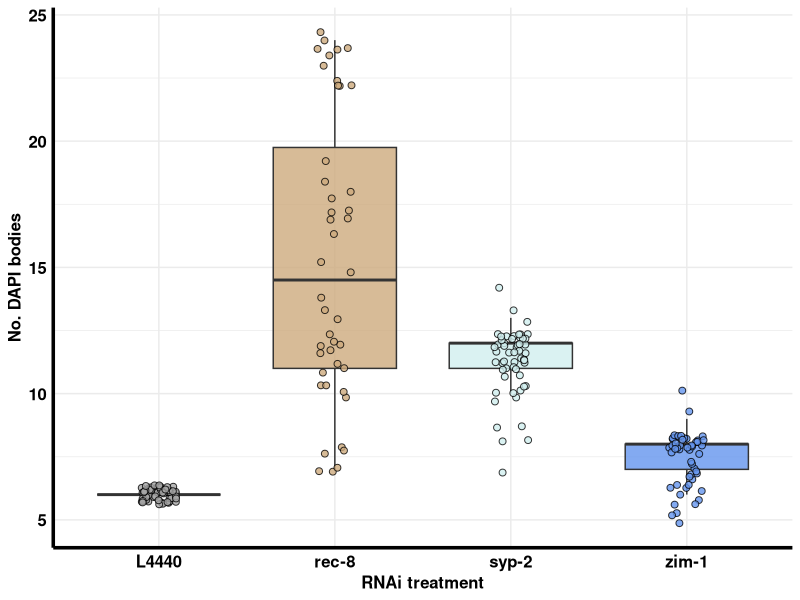
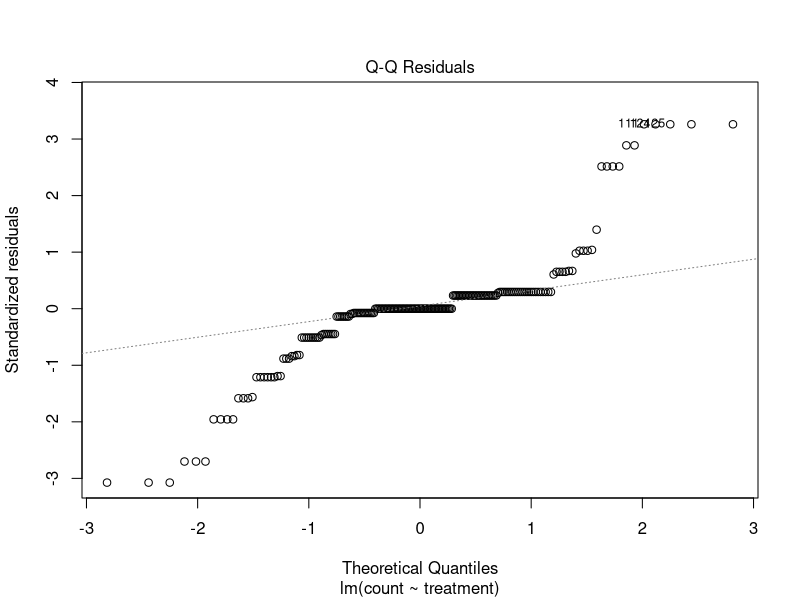
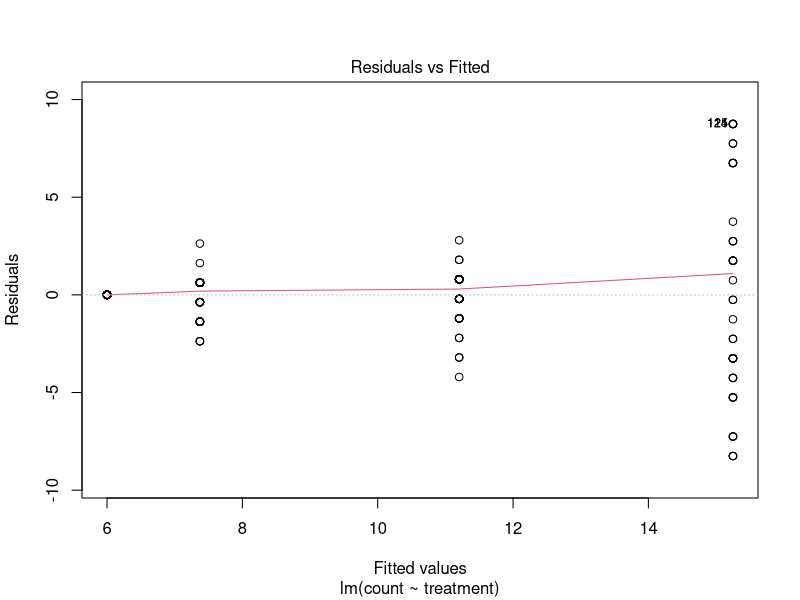
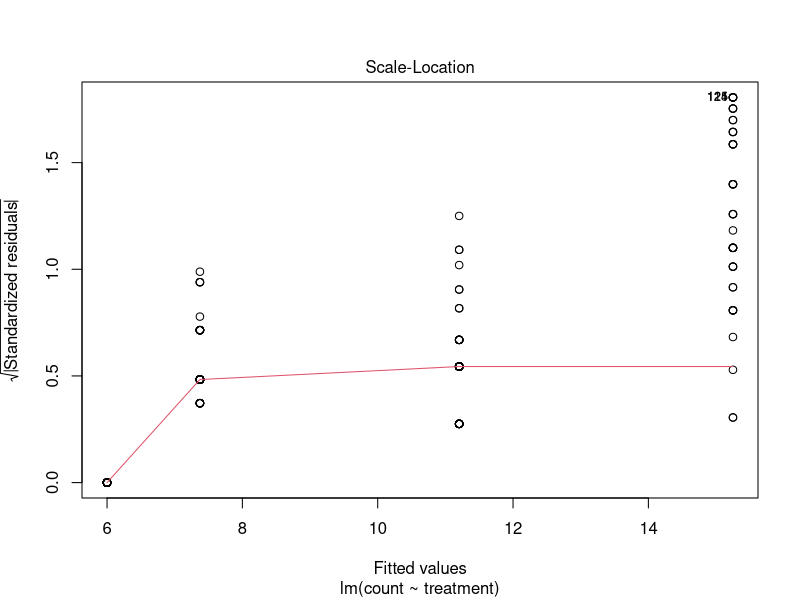
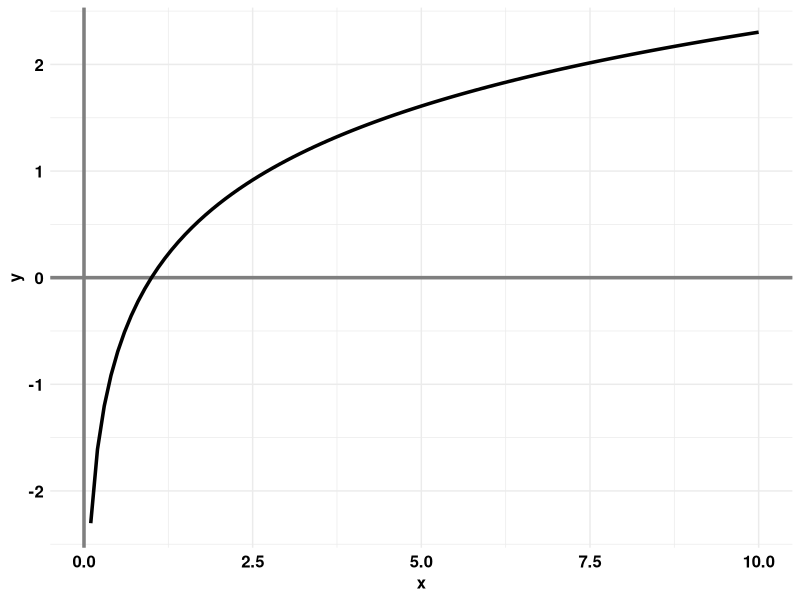
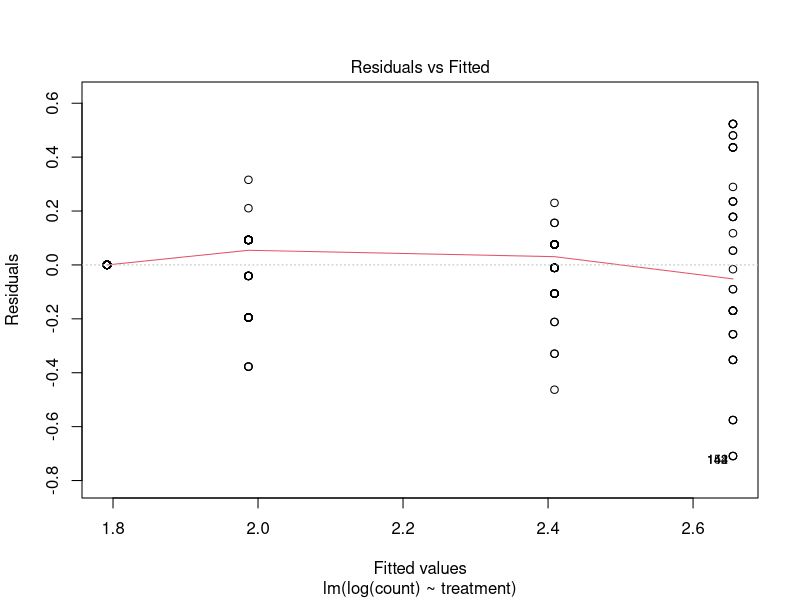
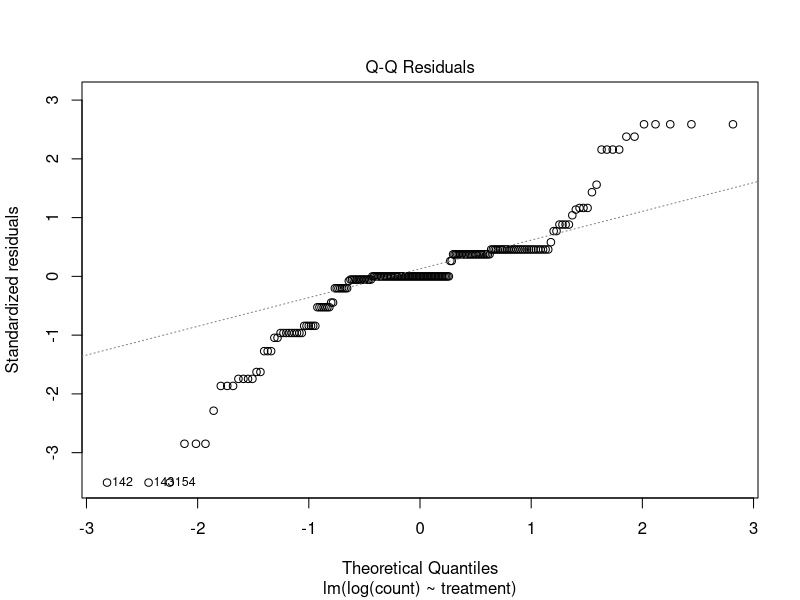
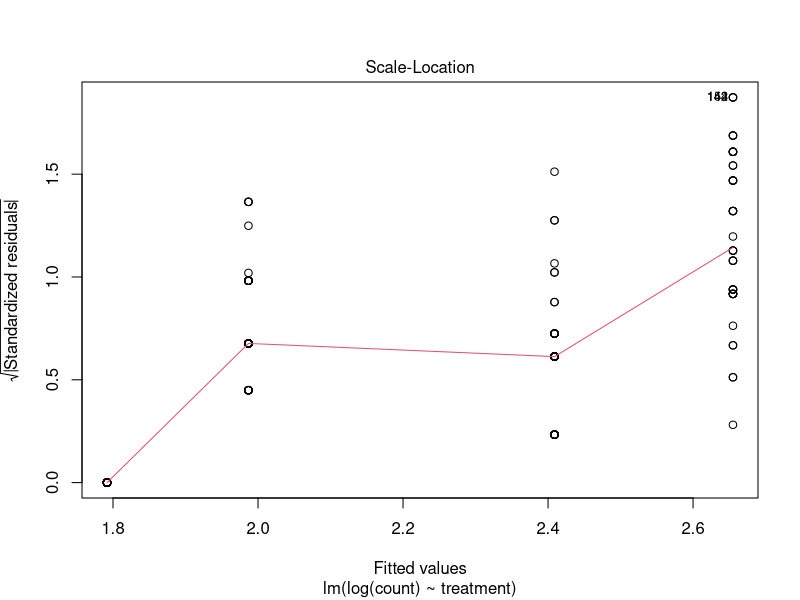

These charts were generated, in order, by the following R code:
## ---- chunk 1
knitr::opts_chunk$set(echo = TRUE)
## ---- chunk 2
library(emmeans)  
library(multcomp)
library(multcompView)
library(ggplot2) 
library(tidyr)
library(dplyr)
library(readr)
library(readxl)
library(RColorBrewer)
library(viridis)
## ---- chunk 3
C_elegans_DAPI <- read_excel("../data/C_elegans_DAPI.xlsx")
head(C_elegans_DAPI)
## ---- chunk 4
DAPI_tidy <- C_elegans_DAPI %>% 
  pivot_longer(names_to = "observation", values_to = "count", cols = c(A, B, C, D, E, `F`)) %>% 
  filter(is.na(count) == F)

head(DAPI_tidy)
## ---- chunk 5
#I'm going to use my wisteria palette
wisteria <- c("grey65", "burlywood3", "khaki2", "plum1", "lightcyan2", "cornflowerblue", "slateblue3")
## ---- chunk 6
DAPI_tidy %>% 
  ggplot(aes(x = treatment, y = count)) +
  geom_boxplot(aes(fill = treatment), alpha = 0.8, width = 0.7, outlier.shape = NA) +
  geom_point(aes(fill = treatment), alpha = 0.8, shape = 21, color = "black", size = 2,
             position = position_jitter(seed = 666, width = 0.1)) +
  scale_fill_manual(values = wisteria[c(1, 2, 5, 6)]) +
  labs(y = "No. DAPI bodies",
       x = "RNAi treatment") +
  theme_minimal() +
  theme(legend.position = "none",
        axis.line = element_line(size = 1.2),
        text = element_text(size = 12, color = "black", face = "bold"),
        axis.text = element_text(size = 12, color = "black", face = "bold")
        )
## ---- chunk 7
DAPI_summary <- DAPI_tidy %>% 
  group_by(treatment) %>% 
  summarise(mean = mean(count),
            var = var(count),
            sd = sd(count),
            n = n()) 

DAPI_summary
## ---- chunk 8
model_DAPI <- lm(count ~ treatment, data = DAPI_tidy)
## ---- chunk 9
plot(model_DAPI, which = 2)
## ---- chunk 10
plot(model_DAPI, which = c(1, 3))
## ---- chunk 11
data.frame(
   x = seq(0.1, 10, by = 0.1)
) %>% 
  mutate(y = log(x)) %>% 
  ggplot(aes(x = x, y = y)) +
  geom_hline(yintercept = 0, size = 1.2, color = "grey50") +
  geom_vline(xintercept = 0, size=  1.2, color = "grey50") +
  geom_line(size = 1.2) +
  theme_minimal() +
  theme(text = element_text(size = 12, color = "black", face = "bold"),
        axis.text = element_text(size = 12, color = "black", face = "bold")
        )
## ---- chunk 12
model_DAPI_log <- lm(log(count) ~ treatment, data = DAPI_tidy)
plot(model_DAPI_log, which = c(1, 2, 3))
## ---- chunk 13
pairwise.wilcox.test(x = DAPI_tidy$count, g = DAPI_tidy$treatment)
## ---- chunk 14
C_elegans_lethality <- read_excel("../data/C_elegans_lethality.xlsx")
head(C_elegans_lethality)
## ---- chunk 15
C_elegans_lethality %>% 
  ggplot(aes(x = treatment, y = proportion)) +
  geom_boxplot(aes(fill = treatment), alpha = 0.8, width = 0.7, outlier.shape = NA) +
  geom_point(aes(fill = treatment), alpha = 0.8, shape = 21, color = "black", size = 2,
             position = position_jitter(seed = 666, width = 0.1)) +
  scale_fill_manual(values = wisteria[c(1, 2, 5, 6)]) +
  labs(y = "Proportion dead embryo",
       x = "RNAi treatment") +
  theme_minimal() +
  theme(legend.position = "none",
        axis.line = element_line(size = 1.2),
        text = element_text(size = 12, color = "black", face = "bold"),
        axis.text = element_text(size = 12, color = "black", face = "bold")
        )
## ---- chunk 16
lethal_summary <- C_elegans_lethality %>% 
  group_by(treatment) %>% 
  summarise(mean = mean(proportion),
            var = var(proportion),
            sd = sd(proportion),
            n = n()) 

lethal_summary
## ---- chunk 17
model_lethal <- lm(proportion ~ treatment, data = C_elegans_lethality)
plot(model_lethal, which = c(1, 2, 3))
## ---- chunk 18
logit <- function(p){log(
  p / (1-p)
)}

logistic <- function(x){
  1/(1 + exp(-x))
}
## ---- chunk 19
reciprocal <- function(x){
  1/x
}

#trying it out 
reciprocal(2)
## ---- chunk 20
data.frame(
  p = seq(0.001, 0.999, by = 0.001)
) %>% 
  mutate(y = logit(p)) %>% 
  ggplot(aes(x = p, y = y)) +
  geom_hline(yintercept = 0, size = 1.2, color = "grey50") +
  geom_vline(xintercept = 0, size=  1.2, color = "grey50") +
  geom_line(size = 1.2) +
  theme_minimal() +
  theme(text = element_text(size = 12, color = "black", face = "bold"),
        axis.text = element_text(size = 12, color = "black", face = "bold")
        )
## ---- chunk 21
C_elegans_lethality %>% 
  filter(proportion > 0) %>% 
  summarise(min = min(proportion)) 
## ---- chunk 22
lethal_offset <- C_elegans_lethality %>% 
  mutate(proportion_adjusted = case_when(
    proportion == 0 ~ 0.00384/2,
    proportion == 1 ~ 1 - 0.00384/2,
    TRUE ~ proportion   
  ))
## ---- chunk 23
model_lethal_logit <- lm(logit(proportion_adjusted) ~ treatment, data = lethal_offset)
plot(model_lethal_logit, which = c(1, 2, 3))
## ---- chunk 24
anova(model_lethal)
anova(model_lethal_logit)
## ---- chunk 25
estimate_lethal <- emmeans(model_lethal, pairwise ~ treatment)
estimate_lethal_logit <- emmeans(model_lethal_logit, pairwise ~ treatment)

estimate_lethal$contrasts
estimate_lethal_logit$contrasts
## ---- chunk 26
cld(estimate_lethal_logit$emmeans, Letters = letters)
## ---- chunk 27
lethal_detransform <- cld(estimate_lethal_logit$emmeans, Letters = letters) %>% 
  as.data.frame() %>% 
  mutate(estimated_mean = logistic(emmean)) %>% 
  mutate(upper.CL_detrans = logistic(upper.CL)) %>% 
  mutate(lower.CL_detrans = logistic(lower.CL)) %>%
  inner_join(lethal_summary, by = "treatment") %>% 
  dplyr::select(treatment, mean, estimated_mean, lower.CL_detrans, upper.CL_detrans, .group, n)

lethal_detransform
## ---- chunk 28
 
## ---- chunk 29
stem_data <- read_excel("../data/LU-Matand - Stem Data.xlsx")
head(stem_data)
## ---- chunk 30
Alias <- stem_data %>% 
  filter(Variety == "Alias")  

head(Alias)
## ---- chunk 31

## ---- chunk 32
 
## ---- chunk 33
#set up linear models in this chunk

## ---- chunk 34
#check assumptions in this chunk

## ---- chunk 35

## ---- chunk 36
